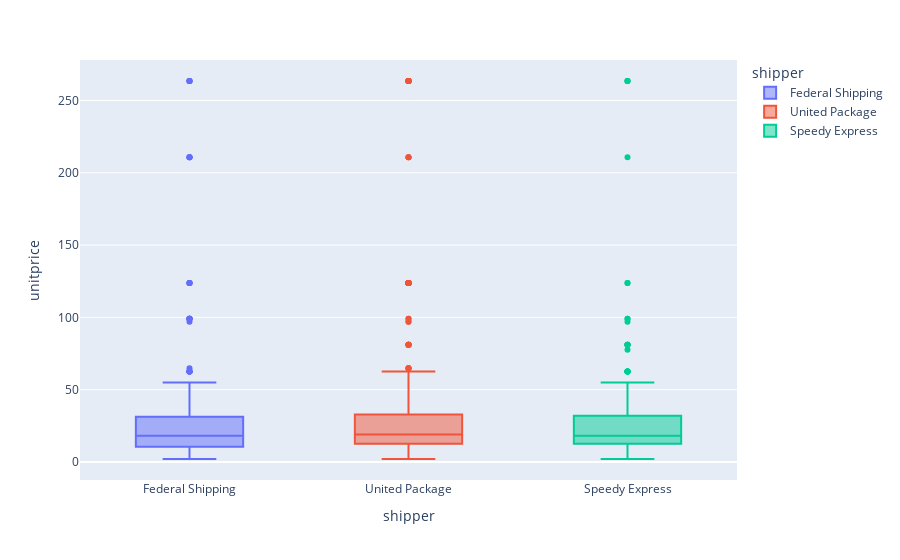

Notebook source saved alongside this figure:
### Code cell
# plotly

px.box(data_frame=orders_df, x = 'shipper', y = 'unitprice',
       color= 'shipper')

### Figure 1 — Plotly figure (JSON) as saved in the notebook; plotly's stock layout.template omitted (floating-point values rounded to 4 significant figures; data arrays with more than 128 entries replaced by an {"elided": "..."} marker saying what was removed)
{"data": [{"alignmentgroup": "True", "hovertemplate": "shipper=%{x}<br>unitprice=%{y}<extra></extra>", "legendgroup": "Federal Shipping", "marker": {"color": "#636efa"}, "name": "Federal Shipping", "notched": false, "offsetgroup": "Federal Shipping", "orientation": "v", "showlegend": true, "type": "box", "x": {"elided": "645 str values"}, "x0": " ", "xaxis": "x", "y": {"elided": "645 float values"}, "y0": " ", "yaxis": "y"}, {"alignmentgroup": "True", "hovertemplate": "shipper=%{x}<br>unitprice=%{y}<extra></extra>", "legendgroup": "United Package", "marker": {"color": "#EF553B"}, "name": "United Package", "notched": false, "offsetgroup": "United Package", "orientation": "v", "showlegend": true, "type": "box", "x": {"elided": "864 str values"}, "x0": " ", "xaxis": "x", "y": {"elided": "864 float values"}, "y0": " ", "yaxis": "y"}, {"alignmentgroup": "True", "hovertemplate": "shipper=%{x}<br>unitprice=%{y}<extra></extra>", "legendgroup": "Speedy Express", "marker": {"color": "#00cc96"}, "name": "Speedy Express", "notched": false, "offsetgroup": "Speedy Express", "orientation": "v", "showlegend": true, "type": "box", "x": {"elided": "646 str values"}, "x0": " ", "xaxis": "x", "y": {"elided": "646 float values"}, "y0": " ", "yaxis": "y"}], "layout": {"boxmode": "overlay", "legend": {"title": {"text": "shipper"}, "tracegroupgap": 0}, "margin": {"t": 60}, "xaxis": {"anchor": "y", "categoryarray": ["Federal Shipping", "United Package", "Speedy Express"], "categoryorder": "array", "domain": [0, 1], "title": {"text": "shipper"}}, "yaxis": {"anchor": "x", "domain": [0, 1], "title": {"text": "unitprice"}}}}
